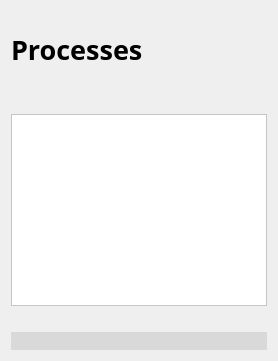
      <widget class="QWidget" name="page3_processes">
       <layout class="QVBoxLayout" name="verticalLayout_19">
        <item>
         <spacer name="verticalSpacer_12">
          <property name="orientation">
           <enum>Qt::Vertical</enum>
          </property>
          <property name="sizeType">
           <enum>QSizePolicy::Fixed</enum>
          </property>
          <property name="sizeHint" stdset="0">
           <size>
            <width>20</width>
            <height>20</height>
           </size>
          </property>
         </spacer>
        </item>
        <item>
         <widget class="QLabel" name="label_19">
          <property name="font">
           <font>
            <family>黑体</family>
            <pointsize>20</pointsize>
            <bold>true</bold>
           </font>
          </property>
          <property name="text">
           <string>Processes</string>
          </property>
         </widget>
        </item>
        <item>
         <spacer name="verticalSpacer_19">
          <property name="orientation">
           <enum>Qt::Vertical</enum>
          </property>
          <property name="sizeType">
           <enum>QSizePolicy::Fixed</enum>
          </property>
          <property name="sizeHint" stdset="0">
           <size>
            <width>20</width>
            <height>40</height>
           </size>
          </property>
         </spacer>
        </item>
        <item>
         <widget class="QTableWidget" name="tableWidget">
          <property name="font">
           <font>
            <family>Times New Roman</family>
           </font>
          </property>
          <property name="styleSheet">
           <string notr="true">background:white;</string>
          </property>
          <attribute name="horizontalHeaderStretchLastSection">
           <bool>true</bool>
          </attribute>
          <attribute name="verticalHeaderVisible">
           <bool>false</bool>
          </attribute>
         </widget>
        </item>
        <item>
         <spacer name="verticalSpacer_13">
          <property name="orientation">
           <enum>Qt::Vertical</enum>
          </property>
          <property name="sizeType">
           <enum>QSizePolicy::Fixed</enum>
          </property>
          <property name="sizeHint" stdset="0">
           <size>
            <width>20</width>
            <height>20</height>
           </size>
          </property>
         </spacer>
        </item>
        <item>
         <widget class="QFrame" name="frame_15">
          <property name="styleSheet">
           <string notr="true">QPushButton
{
	border:transparent;
}

QFrame
{
	background-color:rgba(217,217,217);
	border:none;
	border-radius:20px;
}</string>
          </property>
          <property name="frameShape">
           <enum>QFrame::StyledPanel</enum>
          </property>
          <property name="frameShadow">
           <enum>QFrame::Raised</enum>
          </property>
          <layout class="QVBoxLayout" name="verticalLayout_18"/>
         </widget>
        </item>
       </layout>
      </widget>
